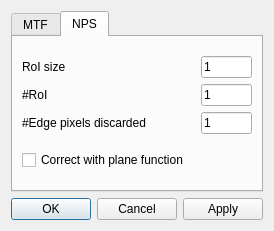
<?xml version="1.0" encoding="UTF-8"?>
<ui version="4.0">
 <class>optionsDialog</class>
 <widget class="QDialog" name="optionsDialog">
  <property name="geometry">
   <rect>
    <x>0</x>
    <y>0</y>
    <width>255</width>
    <height>231</height>
   </rect>
  </property>
  <property name="sizePolicy">
   <sizepolicy hsizetype="Fixed" vsizetype="Fixed">
    <horstretch>0</horstretch>
    <verstretch>0</verstretch>
   </sizepolicy>
  </property>
  <property name="maximumSize">
   <size>
    <width>255</width>
    <height>231</height>
   </size>
  </property>
  <property name="windowTitle">
   <string>Dialog</string>
  </property>
  <layout class="QVBoxLayout" name="verticalLayout_2">
   <item>
    <widget class="QTabWidget" name="tabWidget">
     <property name="sizePolicy">
      <sizepolicy hsizetype="Expanding" vsizetype="Expanding">
       <horstretch>0</horstretch>
       <verstretch>0</verstretch>
      </sizepolicy>
     </property>
     <property name="tabShape">
      <enum>QTabWidget::Rounded</enum>
     </property>
     <property name="currentIndex">
      <number>1</number>
     </property>
     <property name="documentMode">
      <bool>false</bool>
     </property>
     <widget class="QWidget" name="tab">
      <attribute name="title">
       <string>MTF</string>
      </attribute>
      <layout class="QVBoxLayout" name="verticalLayout_3">
       <item>
        <layout class="QHBoxLayout" name="horizontalLayout_4">
         <item>
          <widget class="QRadioButton" name="edgeRadioButton">
           <property name="text">
            <string>Edge</string>
           </property>
           <property name="checked">
            <bool>true</bool>
           </property>
          </widget>
         </item>
         <item>
          <widget class="QRadioButton" name="slitRadioButton">
           <property name="enabled">
            <bool>false</bool>
           </property>
           <property name="text">
            <string>Slit</string>
           </property>
          </widget>
         </item>
        </layout>
       </item>
       <item>
        <layout class="QHBoxLayout" name="horizontalLayout_5">
         <item>
          <widget class="QCheckBox" name="binDataCheckBox">
           <property name="text">
            <string>Bin data</string>
           </property>
           <property name="checked">
            <bool>true</bool>
           </property>
          </widget>
         </item>
         <item>
          <widget class="QLabel" name="label_4">
           <property name="text">
            <string>Binsize</string>
           </property>
          </widget>
         </item>
         <item>
          <widget class="QLineEdit" name="binSizeLineEdit">
           <property name="maximumSize">
            <size>
             <width>41</width>
             <height>16777215</height>
            </size>
           </property>
           <property name="text">
            <string>1</string>
           </property>
          </widget>
         </item>
         <item>
          <widget class="QLabel" name="label_6">
           <property name="text">
            <string>pixels</string>
           </property>
          </widget>
         </item>
         <item>
          <spacer name="horizontalSpacer">
           <property name="orientation">
            <enum>Qt::Horizontal</enum>
           </property>
           <property name="sizeHint" stdset="0">
            <size>
             <width>40</width>
             <height>20</height>
            </size>
           </property>
          </spacer>
         </item>
        </layout>
       </item>
       <item>
        <layout class="QHBoxLayout" name="horizontalLayout_7">
         <item>
          <widget class="QComboBox" name="fitComboBox">
           <item>
            <property name="text">
             <string>Error Function</string>
            </property>
           </item>
           <item>
            <property name="text">
             <string>Smoothing</string>
            </property>
           </item>
          </widget>
         </item>
         <item>
          <widget class="QCheckBox" name="fitDerCheckBox">
           <property name="text">
            <string>Fit derivative</string>
           </property>
          </widget>
         </item>
        </layout>
       </item>
       <item>
        <layout class="QHBoxLayout" name="horizontalLayout_6">
         <item>
          <widget class="QLabel" name="windowLabel">
           <property name="enabled">
            <bool>false</bool>
           </property>
           <property name="text">
            <string>Window width</string>
           </property>
          </widget>
         </item>
         <item>
          <widget class="QLineEdit" name="windowLineEdit">
           <property name="enabled">
            <bool>false</bool>
           </property>
           <property name="maximumSize">
            <size>
             <width>41</width>
             <height>16777215</height>
            </size>
           </property>
           <property name="text">
            <string>11</string>
           </property>
          </widget>
         </item>
         <item>
          <spacer name="horizontalSpacer_2">
           <property name="orientation">
            <enum>Qt::Horizontal</enum>
           </property>
           <property name="sizeHint" stdset="0">
            <size>
             <width>40</width>
             <height>20</height>
            </size>
           </property>
          </spacer>
         </item>
        </layout>
       </item>
      </layout>
     </widget>
     <widget class="QWidget" name="tab_2">
      <attribute name="title">
       <string>NPS</string>
      </attribute>
      <layout class="QVBoxLayout" name="verticalLayout_5">
       <item>
        <layout class="QHBoxLayout" name="horizontalLayout">
         <item>
          <layout class="QVBoxLayout" name="verticalLayout">
           <item>
            <widget class="QLabel" name="label">
             <property name="text">
              <string>RoI size</string>
             </property>
            </widget>
           </item>
           <item>
            <widget class="QLabel" name="label_2">
             <property name="text">
              <string>#RoI</string>
             </property>
            </widget>
           </item>
           <item>
            <widget class="QLabel" name="label_3">
             <property name="text">
              <string>#Edge pixels discarded</string>
             </property>
            </widget>
           </item>
          </layout>
         </item>
         <item>
          <layout class="QVBoxLayout" name="verticalLayout_4">
           <item>
            <widget class="QLineEdit" name="roiSizeLineEdit">
             <property name="maximumSize">
              <size>
               <width>51</width>
               <height>16777215</height>
              </size>
             </property>
             <property name="text">
              <string>1</string>
             </property>
            </widget>
           </item>
           <item>
            <widget class="QLineEdit" name="roiNumberLineEdit">
             <property name="maximumSize">
              <size>
               <width>51</width>
               <height>16777215</height>
              </size>
             </property>
             <property name="text">
              <string>1</string>
             </property>
            </widget>
           </item>
           <item>
            <widget class="QLineEdit" name="edgeLineEdit">
             <property name="maximumSize">
              <size>
               <width>51</width>
               <height>16777215</height>
              </size>
             </property>
             <property name="text">
              <string>1</string>
             </property>
            </widget>
           </item>
          </layout>
         </item>
        </layout>
       </item>
       <item>
        <widget class="QCheckBox" name="fitPlaneCheckBox">
         <property name="text">
          <string>Correct with plane function</string>
         </property>
        </widget>
       </item>
      </layout>
     </widget>
    </widget>
   </item>
   <item>
    <widget class="QDialogButtonBox" name="buttonBox">
     <property name="orientation">
      <enum>Qt::Horizontal</enum>
     </property>
     <property name="standardButtons">
      <set>QDialogButtonBox::Apply|QDialogButtonBox::Cancel|QDialogButtonBox::Ok</set>
     </property>
     <property name="centerButtons">
      <bool>false</bool>
     </property>
    </widget>
   </item>
  </layout>
 </widget>
 <resources/>
 <connections>
  <connection>
   <sender>buttonBox</sender>
   <signal>accepted()</signal>
   <receiver>optionsDialog</receiver>
   <slot>accept()</slot>
   <hints>
    <hint type="sourcelabel">
     <x>248</x>
     <y>254</y>
    </hint>
    <hint type="destinationlabel">
     <x>157</x>
     <y>274</y>
    </hint>
   </hints>
  </connection>
  <connection>
   <sender>buttonBox</sender>
   <signal>rejected()</signal>
   <receiver>optionsDialog</receiver>
   <slot>reject()</slot>
   <hints>
    <hint type="sourcelabel">
     <x>316</x>
     <y>260</y>
    </hint>
    <hint type="destinationlabel">
     <x>286</x>
     <y>274</y>
    </hint>
   </hints>
  </connection>
 </connections>
</ui>
